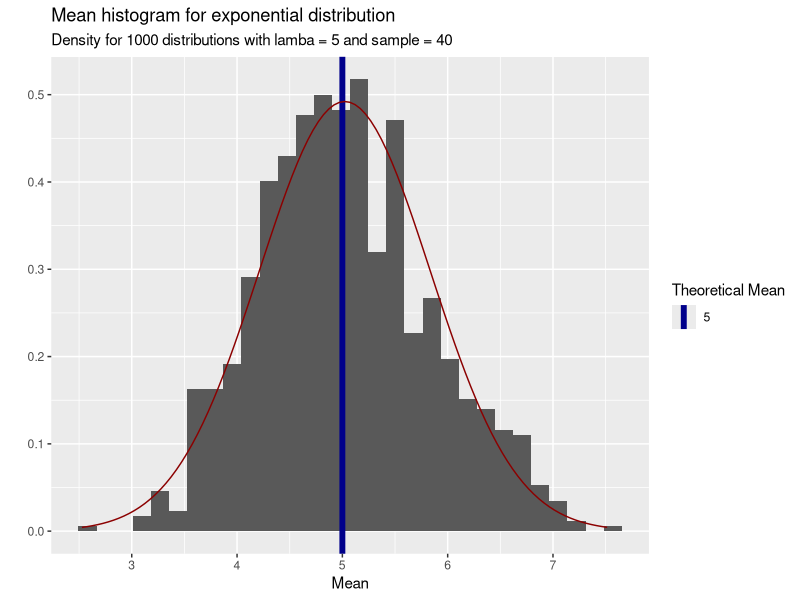
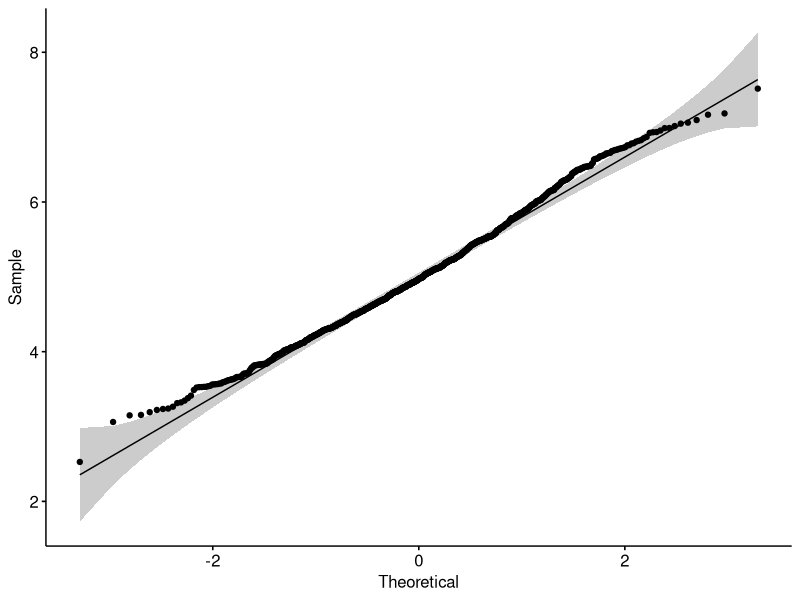

R code for these plots, in order:
## ---- chunk 1
library(tidyverse)
library(ggpubr)
library(datasets)
set.seed(123456)
## ---- chunk 2
lambda <- 0.2
n <- 40 # samples for each distribution
N <- 1000 # totals of distribution
exponentials <- replicate(N, rexp(n, lambda))
## ---- chunk 3
sMean <- as.data.frame(apply(exponentials, 2, mean))
names(sMean) <- c("mean.exp")
summary(sMean)
## ---- chunk 4
sVar <- as.data.frame(apply(exponentials, 2, var))
names(sVar) <- c("variance.exp")
summary(sVar)
## ---- chunk 5
g <- ggplot(data = sMean, mapping = aes(x = mean.exp))
g + geom_histogram(aes(y = ..density..)) + 
        labs (x = "Mean",y = " ", title = "Mean histogram for exponential distribution", 
              subtitle = paste("Density for", N, "distributions with lamba =", 1/lambda, "and sample =", n, sep = " ")) +
        geom_vline(aes(xintercept = 1/lambda, color = "darkblue"), size = 2) +
        scale_color_identity(guide = "legend", name = "Theoretical Mean", labels = 1/lambda) +
        stat_function(fun = dnorm, args = list(mean = mean(sMean$mean.exp), sd = sd(sMean$mean.exp)), color = "darkred")

## ---- chunk 6
ggqqplot(sMean$mean.exp)
